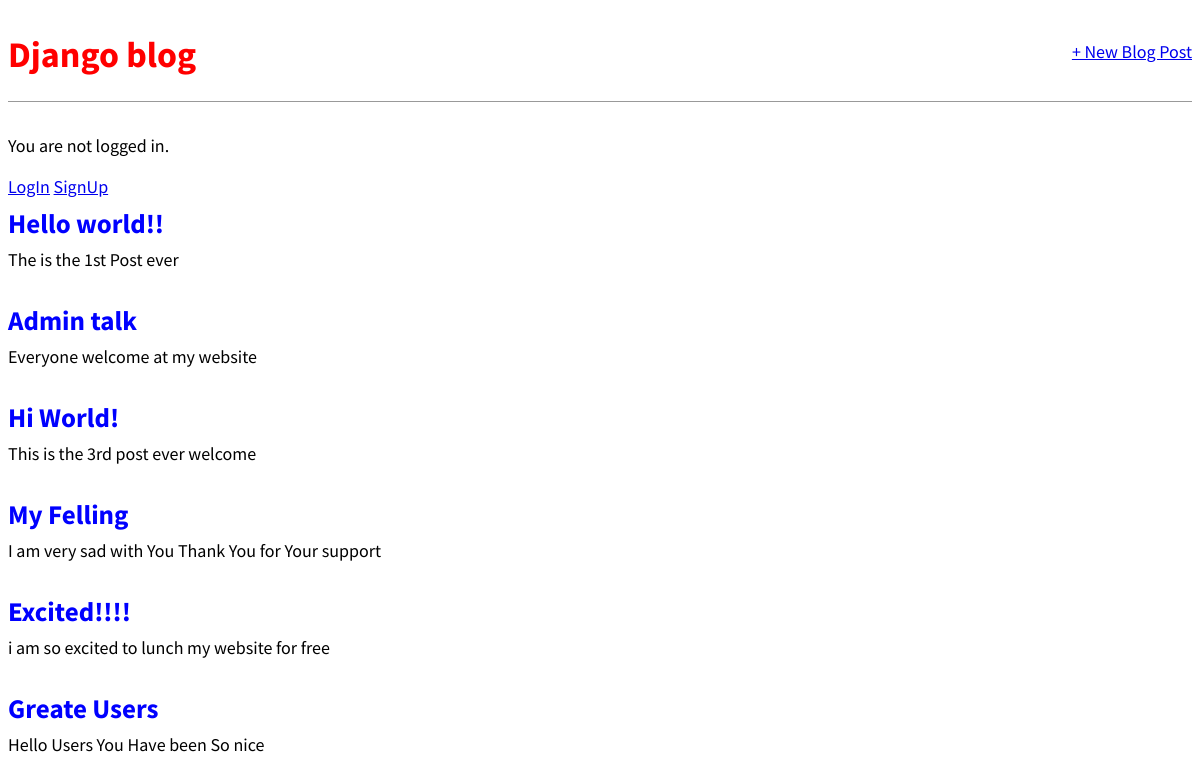
The page / on the database its author committed.
### blogpage/models.py (models this page shows, shortened)
class Post(models.Model):
	title = models.CharField(max_length=200)
	author = models.ForeignKey('auth.User',on_delete=models.CASCADE,)
	body = models.TextField()

### blogpage/views.py (the view)
# urls.py: path('', BlogListView.as_view(), name='home'),
class BlogListView(ListView):
	model = Post
	template_name = 'blogpage/home.html'

### templates/blogpage/home.html
{% extends 'blogpage/base.html' %}
{% block content %}
	{% for post in object_list %}
		<div class="post-entry">
			<h2><a href="{% url 'post_detail' post.pk %}">{{ post.title }}</a></h2>
			<p>{{ post.body }}</p>
		</div>
	{% endfor %}
{% endblock content %}

### templates/blogpage/base.html (shortened to what this page needs)
{% load static %}
<html>
	<head>
		<link href="{% static 'base.css' %}" rel="stylesheet">
	</head>
	<body>
		<div>
			<header>
				<div class="nav-left">
					<h1><a href="{% url 'home' %}">Django blog</a></h1>
				</div>
				<div class="nav-right">
					<a href="{% url 'post_new' %}">+ New Blog Post</a>
				</div>
			</header>
				{% if user.is_authenticated %}
					<p>Hi {{ user.username }}!</p>
					<p><a href="{% url 'logout' %}">Log out</a></p>
				{% else %}
					<p>You are not logged in.</p>
					<a href="{% url 'login' %}">LogIn</a>
					<a href="{% url 'signup' %}">SignUp</a>
				{% endif %}
			{% block content %}
			{% endblock content %}
		</div>
	</body>
</html>

### static/base.css (style rules this page uses)
body { font-family: 'Source Sans Pro', sans-serif; font-size:18px; }
header { border-bottom:1px solid #999; margin-bottom:2rem; display: flex; }
header h1 a { color: red; text-decoration: none; }
.nav-left { margin-right: auto; }
.nav-right { display: flex; padding-top:2rem; }
.post-entry { margin-bottom:2rem; }
.post-entry h2 { margin:0.5rem 0; }
.post-entry h2 a, .post-entry h2 a:visited { color: blue; text-decoration: none; }
.post-entry p { margin:0; font-weight:400; }

### rows shown on the page
Post: title "Hello world!!", body "The is the 1st Post ever"
Post: title "Admin talk", body "Everyone welcome at my website"
Post: title "Hi World!", body "This is the 3rd post ever welcome"
Post: title "My Felling", body "I am very sad with You Thank You for Your support"
Post: title "Excited!!!!", body "i am so excited to lunch my website for free"
Post: title "Greate Users", body "Hello Users You Have been So nice"
